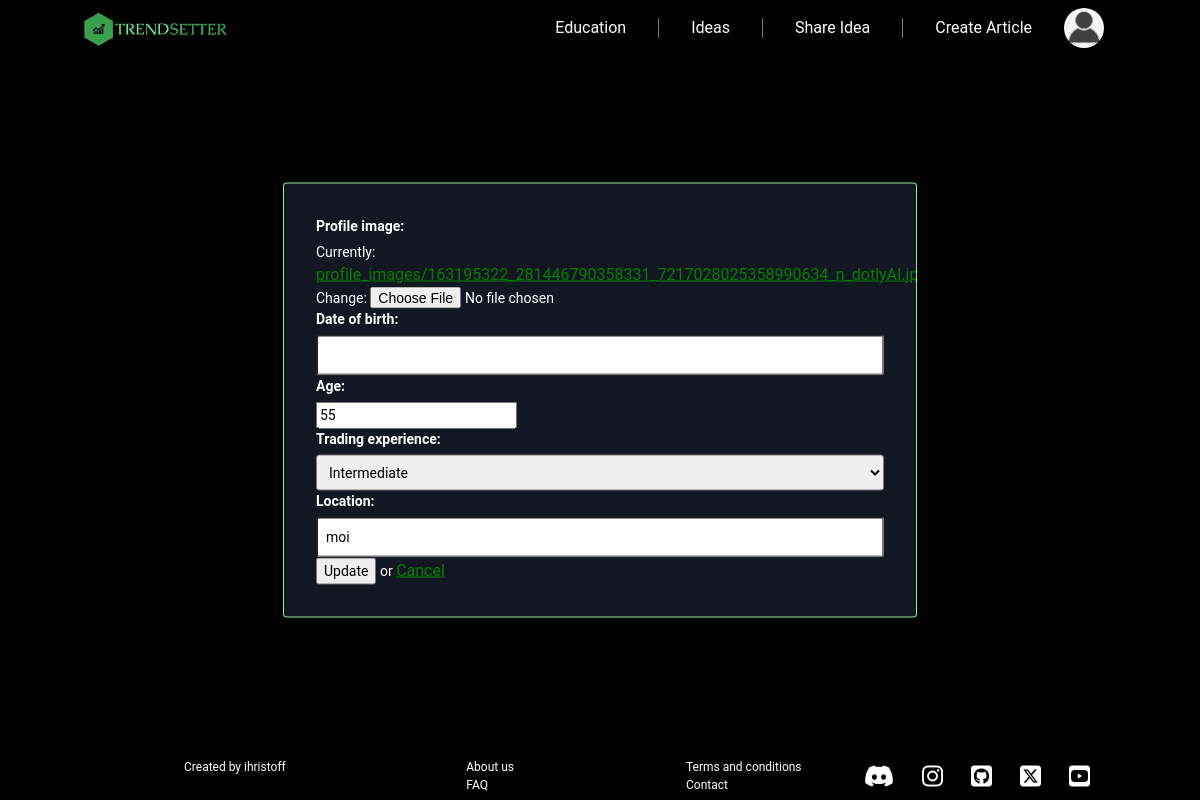
Page /accounts/update/1 (signed in) on the committed database.
### TrendSetter/accounts/models.py (models this page shows)
class Profile(models.Model):
    BEGINNER = 'beginner'
    INTERMEDIATE = 'intermediate'
    ADVANCED = 'advanced'
    EXPERIENCE_CHOICES = [
        (BEGINNER, 'Beginner'),
        (INTERMEDIATE, 'Intermediate'),
        (ADVANCED, 'Advanced'),
    ]
    user = models.OneToOneField(
        TrendSetterUser,
        on_delete=models.CASCADE,
        primary_key=True,
    )
    date_of_birth = models.DateField(null=True, blank=True)
    profile_image = models.ImageField(
        upload_to='profile_images/',
        validators=(image_size_validator,),
    )
    age = models.PositiveIntegerField(
        null=True,
        blank=True,
    )
    location = models.CharField(max_length=50, null=True, blank=True)
    trading_experience = models.CharField(
        max_length=12,
        choices=EXPERIENCE_CHOICES,
        default=BEGINNER,
    )

### TrendSetter/accounts/views.py (the view, shortened to what this page needs)
# urls.py: path('update/<int:pk>', UpdateProfileView.as_view(), name='profile update'),
class UpdateProfileView(LoginRequiredMixin, views.UpdateView):
    queryset = Profile.objects.all()
    fields = ('profile_image','date_of_birth', 'age',  'trading_experience',  'location' )
    template_name = 'accounts/update-profile.html'
    def get_context_data(self, **kwargs):
        context = super().get_context_data(**kwargs)
        context['profile_image'] = self.object.profile_image.url if self.object.profile_image else None
        return context

### templates/accounts/update-profile.html (shortened to what this page needs)
{% extends 'base.html' %}
{% load static %}
{% load crispy_forms_filters %}
{% block content %}
<link rel="stylesheet" href="{% static 'css/accounts.css' %}"/>
    <div class="main-container">
    <form action = "{% url 'profile update' pk=object.pk %}" method = 'post' enctype="multipart/form-data" class="form-container">
       <div class="form-group">
        {% for field in form %}
    <div class="form-group">
        {{ field.label_tag }}
        {{ field}}
    </div>
    {% endfor %}
       </div>
        <button type="submit">Update</button>
        or <a href="{% url 'index' %}">Cancel</a>
    </form>
</div>
{% endblock %}

### staticfiles/css/base.css (style rules this page uses)
body { font-family: Roboto; display: flex; flex-direction: column; justify-content: center; height: 100%; position: relative; }

### staticfiles/css/accounts.css (style rules this page uses)
body { background-color: black; background-image: none; }
.register, .main-container { background-color: #131722; border-radius: 3px; box-shadow: 0 0 0 1px lightgreen; display: flex; font-size: 14px; flex-direction: column; width: auto; overflow: hidden; padding: 1rem; color: white; position: absolute; top:50%; left:50%; transform: translate(-50%, -50%); }
.form-container { max-width: 600px; margin: auto; padding: 1rem; }
.form-group label { display: block; font-weight: bold; margin-bottom: 5px; }
.form-group input[type="text"], .form-group input[type="email"], .form-group input[type="password"], .form-group select { width: 100%; padding: 0.5rem; border-radius: 3px; align-content: center; }
a { font-size: 1rem; color: green; }

### rows in the picture
Profile: form "55" "Intermediate" "moi"

### other values in the picture
{{ field.label_tag }} "Profile image:" "Date of birth:" "Age:" "Trading experience:" "Location:"
